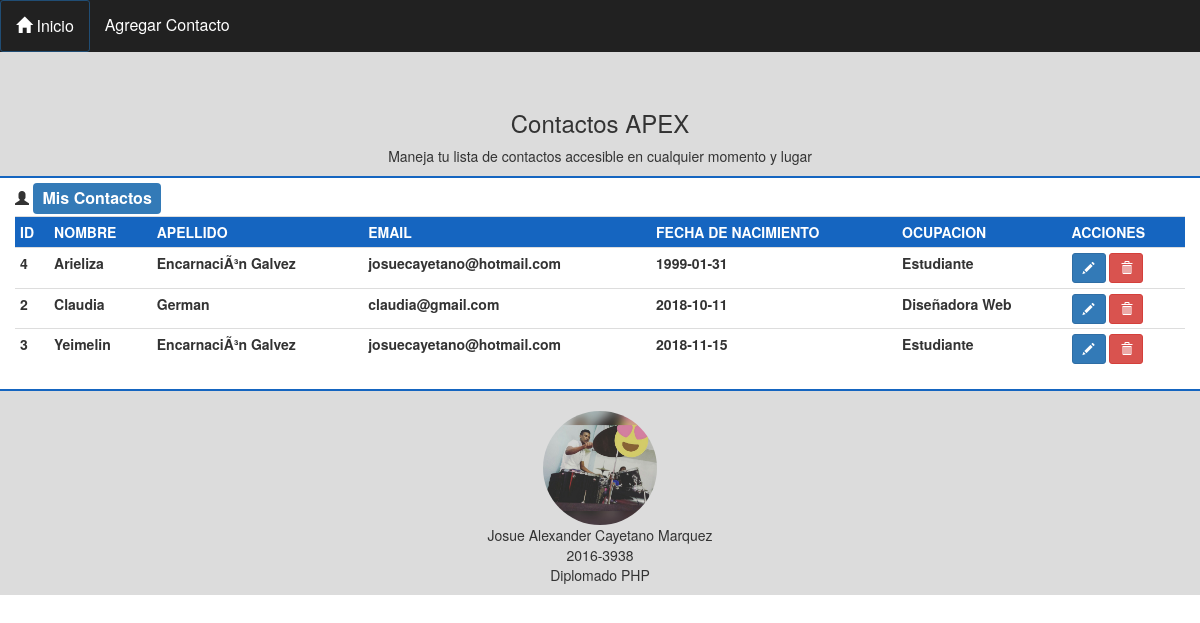
The page / on the database its author committed.
### tables this page shows
CREATE TABLE `contactos` (
  `Id` int(11) NOT NULL,
  `Nombre` varchar(30) DEFAULT NULL,
  `Apellido` varchar(30) DEFAULT NULL,
  `Correo` varchar(30) DEFAULT NULL,
  `Fecha` date DEFAULT NULL,
  `Ocupacion` varchar(30) DEFAULT NULL
);

### conexion.php (called while the page is built, shortened)
<?php
function MOSTRAR(){
    $sql = "SELECT  *FROM contactos ORDER BY Nombre";
	$conexion = new PDO('mysql:host=localhost;dbname=agendaphp','root','');
     $resultados = $conexion->query($sql);
     return $resultados;
}
?>

### index.php (the view, shortened to what this page needs)
<?php
require 'conexion.php';
include 'header.php';
?>
<div class="col-sm-12" style="margin-top:10px ">
<span class="glyphicon glyphicon-user">
      </span> <span class="label label-primary" style="font-size: 16px;">Mis Contactos</span>
</div>
<div class="col-sm-12">
    <table class="table table-condensed table-hover table-responsive" style="margin-top: 8px;">
        <td style="background-color: #1565C0; color:white;">
           <strong>ID</strong>
        </td>
        <td style="background-color: #1565C0; color:white;">
           <strong>NOMBRE</strong>
        </td>
        <td style="background-color: #1565C0; color:white;">
            <strong>APELLIDO</strong>
        </td>
        <td style="background-color: #1565C0; color:white;">
            <strong>EMAIL</strong>
        </td>
        <td style="background-color: #1565C0; color:white;">
            <strong>FECHA DE NACIMIENTO</strong>
        </td>
        <td style="background-color: #1565C0; color:white;">
            <strong>OCUPACION</strong>
        </td>
        <td style="background-color: #1565C0; color:white;">
            <strong>ACCIONES</strong>
        </td>
        <?php foreach(MOSTRAR() as $Contactos):  ?>
        <tr>
        <th>
            <?php echo $Contactos['Id'];?>
        </th>
        <th>
            <?php echo $Contactos['Nombre'];?>
        </th>
        <th>
            <?php echo $Contactos['Apellido'];?>
        </th>
        <th>
            <?php echo $Contactos['Correo'];?>
        </th>
        <th>
            <?php echo $Contactos['Fecha'];?>
        </th>
        <th>
            <?php echo $Contactos['Ocupacion'];?>
        </th>
        <th>
            <a class="btn btn-sm btn-primary" href="editar.php?id=<?php echo $Contactos["Id"]; ?>"> <span class="glyphicon glyphicon-pencil" ></span> </a>
            <a class="btn btn-sm btn-danger" href="eliminar.php?id=<?php echo $Contactos["Id"]; ?>"  > <span class="glyphicon glyphicon-trash" ></span> </a>
        </th>
        <?php endforeach ?>
    </table>
</div>
<?php include 'footer.php' ?>
</body>
</html>

### header.php (shortened to what this page needs)
<!DOCTYPE html>
<html>
<head>
    <link rel="stylesheet" type="text/css" href="css/estilos.css">
    <link href="//netdna.bootstrapcdn.com/bootstrap/3.3.7/css/bootstrap.min.css" rel="stylesheet">
</head>
<body>
<nav class="navbar navbar-inverse navbar-fixed-top" style="background-color: #212121; border: none;">
<ul class="nav navbar-nav">
    <li><a class="btn btn-sm btn-primary" href="index.php"  style="font-size:16px; color:white;" >
    <span class="glyphicon glyphicon-home"></span> Inicio</a></li>
    <li> <a  href="agregar.php" style="font-size:16px; color:white;" >Agregar Contacto</a></li>
</ul>
</nav>
<div class="col-sm-12" style=" background-color: gainsboro; border-bottom: 2px solid #1565C0;">
    <div class="col-sm-12" style="margin-top: 90px;">
        <h3 class="text-center">Contactos APEX</h3>
        <div>
            <p class="text-center">Maneja tu lista de contactos accesible en cualquier momento y lugar</p>
        </div>
    </div>
</div>
</body>
</html>

### footer.php (shortened to what this page needs)
<html>
<footer >
<div class="col-sm-12" style=" background-color: gainsboro; border-top: 2px solid #1565C0; ">
<div class="col-sm-12">
<center>
    <div>
    <br/>
    <img src="img/foto.jpg" class="imm-responsive img-circule" style="width:10%; border-radius:100%;"/>
        <p class="text-center">Josue Alexander Cayetano Marquez <br/> 2016-3938 <br/> Diplomado PHP</p>
    </div>
</div>
</div>
</html>

### css/estilos.css (style rules this page uses)
* { padding:10; margin: 0; }

### rows shown on the page
contactos: Id "4", Nombre "Arieliza", Apellido "EncarnaciÃ³n Galvez", Correo "josuecayetano@hotmail.com", Fecha "1999-01-31", Ocupacion "Estudiante"
contactos: Id "2", Nombre "Claudia", Apellido "German", Correo "claudia@gmail.com", Fecha "2018-10-11", Ocupacion "Diseñadora Web"
contactos: Id "3", Nombre "Yeimelin", Apellido "EncarnaciÃ³n Galvez", Correo "josuecayetano@hotmail.com", Fecha "2018-11-15", Ocupacion "Estudiante"
